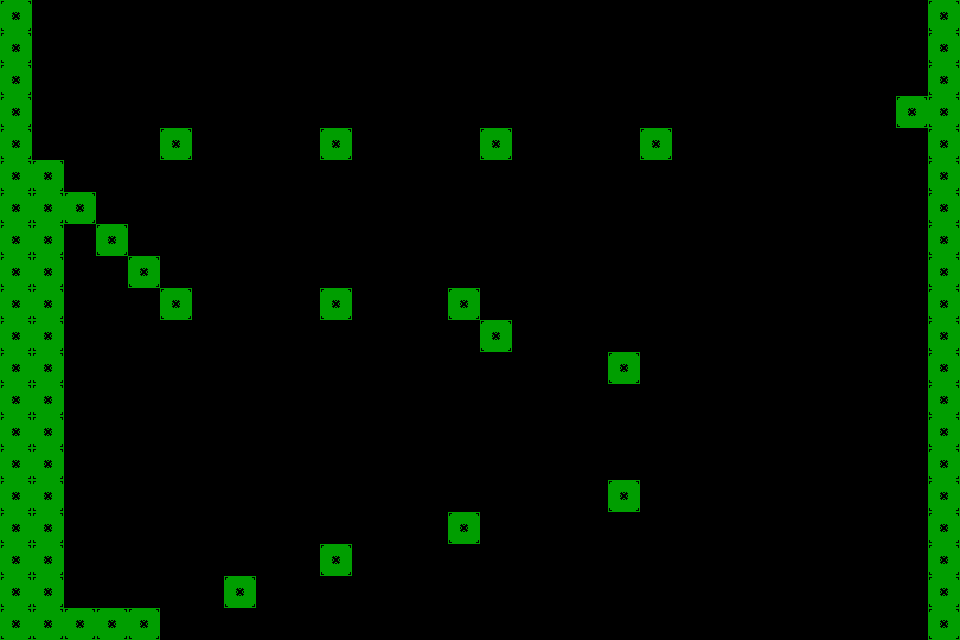

The image is a tile-based game level rendered from a .tmx file. Its description and complete source (layers, tilesets, objects, tile grids) follow:
An orthogonal 30x20 tile map with 32x32 px tiles, 1 tile layer (Layout) and 15 objects (4x LaserPoint, 3x Trigger, Spawnpoint, Goal, Spring, ...).

<map version="1.10" tiledversion="1.12.2" orientation="orthogonal" renderorder="right-down" width="30" height="20" tilewidth="32" tileheight="32" infinite="0" nextlayerid="3" nextobjectid="70">
 <editorsettings>
  <export target="../../../maps/sector3/level5.lua" format="lua" />
 </editorsettings>
 <tileset firstgid="1" name="Props" class="Saw" tilewidth="32" tileheight="32" tilecount="8" columns="0">
  <grid orientation="orthogonal" width="1" height="1" />
  <tile id="0" type="Tile">
   <image source="../../../src/assets/images/test.png" width="32" height="32" />
  </tile>
  <tile id="1" type="Placeholder">
   <image source="../../../src/assets/images/placeholder.png" width="32" height="32" />
  </tile>
  <tile id="3" type="Spike">
   <image source="../../../src/assets/images/spike.png" width="32" height="16" />
  </tile>
  <tile id="4" type="Goal">
   <image source="../../../src/assets/images/goal.png" width="32" height="32" />
  </tile>
  <tile id="5" type="Saw">
   <image source="../../../src/assets/images/saw.png" width="32" height="32" />
  </tile>
  <tile id="6" type="Spring">
   <image source="../../../src/assets/images/spring.png" width="32" height="32" />
  </tile>
  <tile id="7" type="Booster">
   <image source="../../../src/assets/images/booster.png" width="32" height="32" />
  </tile>
  <tile id="8" type="Laser">
   <image source="../../../src/assets/images/laser.png" width="32" height="32" />
  </tile>
 </tileset>
 <layer id="1" name="Layout" width="30" height="20">
  <data encoding="csv">
1,0,0,0,0,0,0,0,0,0,0,0,0,0,0,0,0,0,0,0,0,0,0,0,0,0,0,0,0,1,
1,0,0,0,0,0,0,0,0,0,0,0,0,0,0,0,0,0,0,0,0,0,0,0,0,0,0,0,0,1,
1,0,0,0,0,0,0,0,0,0,0,0,0,0,0,0,0,0,0,0,0,0,0,0,0,0,0,0,0,1,
1,0,0,0,0,0,0,0,0,0,0,0,0,0,0,0,0,0,0,0,0,0,0,0,0,0,0,0,1,1,
1,0,0,0,0,1,0,0,0,0,1,0,0,0,0,1,0,0,0,0,1,0,0,0,0,0,0,0,0,1,
1,1,0,0,0,0,0,0,0,0,0,0,0,0,0,0,0,0,0,0,0,0,0,0,0,0,0,0,0,1,
1,1,1,0,0,0,0,0,0,0,0,0,0,0,0,0,0,0,0,0,0,0,0,0,0,0,0,0,0,1,
1,1,0,1,0,0,0,0,0,0,0,0,0,0,0,0,0,0,0,0,0,0,0,0,0,0,0,0,0,1,
1,1,0,0,1,0,0,0,0,0,0,0,0,0,0,0,0,0,0,0,0,0,0,0,0,0,0,0,0,1,
1,1,0,0,0,1,0,0,0,0,1,0,0,0,1,0,0,0,0,0,0,0,0,0,0,0,0,0,0,1,
1,1,0,0,0,0,0,0,0,0,0,0,0,0,0,1,0,0,0,0,0,0,0,0,0,0,0,0,0,1,
1,1,0,0,0,0,0,0,0,0,0,0,0,0,0,0,0,0,0,1,0,0,0,0,0,0,0,0,0,1,
1,1,0,0,0,0,0,0,0,0,0,0,0,0,0,0,0,0,0,0,0,0,0,0,0,0,0,0,0,1,
1,1,0,0,0,0,0,0,0,0,0,0,0,0,0,0,0,0,0,0,0,0,0,0,0,0,0,0,0,1,
1,1,0,0,0,0,0,0,0,0,0,0,0,0,0,0,0,0,0,0,0,0,0,0,0,0,0,0,0,1,
1,1,0,0,0,0,0,0,0,0,0,0,0,0,0,0,0,0,0,1,0,0,0,0,0,0,0,0,0,1,
1,1,0,0,0,0,0,0,0,0,0,0,0,0,1,0,0,0,0,0,0,0,0,0,0,0,0,0,0,1,
1,1,0,0,0,0,0,0,0,0,1,0,0,0,0,0,0,0,0,0,0,0,0,0,0,0,0,0,0,1,
1,1,0,0,0,0,0,1,0,0,0,0,0,0,0,0,0,0,0,0,0,0,0,0,0,0,0,0,0,1,
1,1,1,1,1,0,0,0,0,0,0,0,0,0,0,0,0,0,0,0,0,0,0,0,0,0,0,0,0,1
</data>
 </layer>
 <objectgroup id="2" name="Objects">
  <object id="3" name="Spawnpoint" gid="2" x="96" y="576" width="32" height="32" />
  <object id="4" name="Goal" gid="5" x="896" y="96" width="32" height="32" />
  <object id="52" name="LaserPoint" gid="9" x="-32" y="0" width="32" height="32">
   <properties>
    <property name="point" type="int" value="1" />
   </properties>
  </object>
  <object id="53" name="LaserPoint" gid="9" x="960" y="672" width="32" height="32">
   <properties>
    <property name="point" type="int" value="3" />
   </properties>
  </object>
  <object id="58" name="LaserPoint" gid="2" x="-32" y="672" width="32" height="32">
   <properties>
    <property name="point" type="int" value="2" />
   </properties>
  </object>
  <object id="59" name="LaserPoint" gid="2" x="960" y="0" width="32" height="32">
   <properties>
    <property name="point" type="int" value="4" />
   </properties>
  </object>
  <object id="60" name="Spring" gid="7" x="768" y="640" width="32" height="32" />
  <object id="61" name="Booster" gid="8" x="864" y="480" width="32" height="32" rotation="315">
   <properties>
    <property name="speed" type="int" value="2000" />
   </properties>
  </object>
  <object id="62" name="Trigger" gid="2" x="96" y="224" width="32" height="32">
   <properties>
    <property name="id" value="invertLaser" />
    <property name="radius" type="int" value="128" />
   </properties>
  </object>
  <object id="64" name="Trigger" gid="2" x="768" y="96" width="32" height="32">
   <properties>
    <property name="id" value="movTile" />
    <property name="radius" type="int" value="80" />
   </properties>
  </object>
  <object id="65" name="MovTile" gid="1" x="768" y="128" width="32" height="32" />
  <object id="66" name="InviSpike" gid="4" x="160" y="288" width="32" height="16">
   <properties>
    <property name="radius" type="int" value="64" />
   </properties>
  </object>
  <object id="67" name="Trigger" gid="2" x="224" y="256" width="32" height="32">
   <properties>
    <property name="id" value="spawnPlat" />
    <property name="radius" type="int" value="64" />
   </properties>
  </object>
  <object id="68" name="SpawnPlat" gid="1" x="192" y="640" width="32" height="32">
   <properties>
    <property name="speed" type="int" value="250" />
   </properties>
  </object>
  <object id="69" name="SpawnPlatEnd" gid="2" x="192" y="288" width="32" height="32" />
 </objectgroup>
</map>
